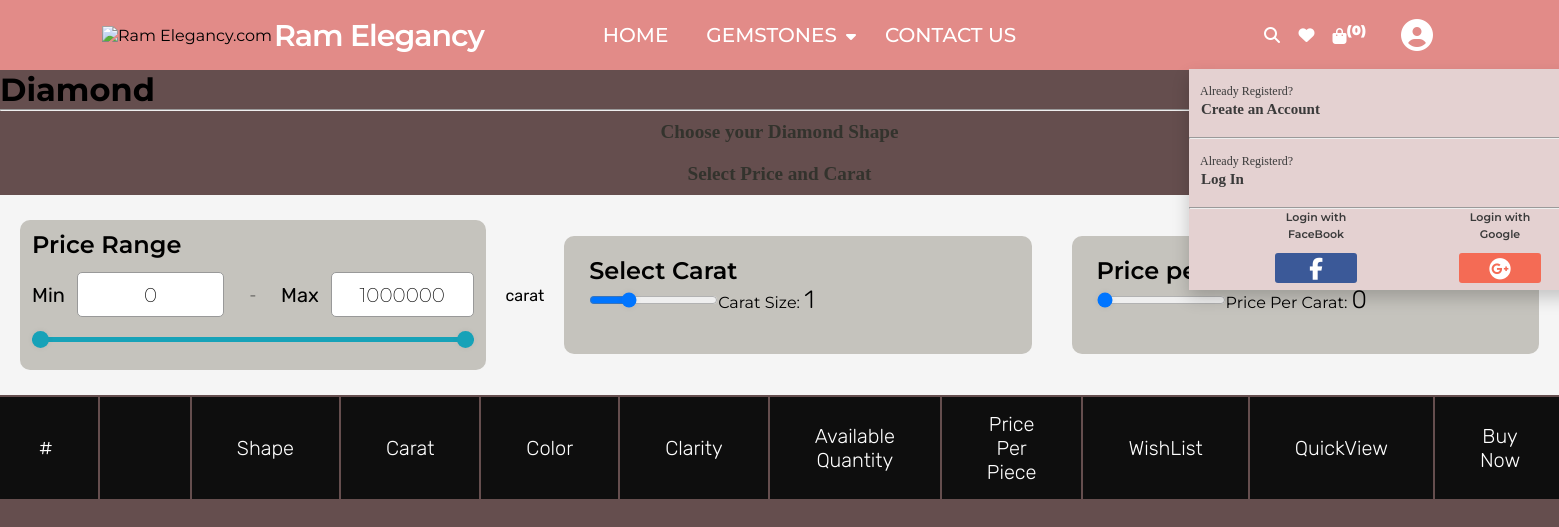
/ram_app/diamond/, run on an earlier commit of the app's database.
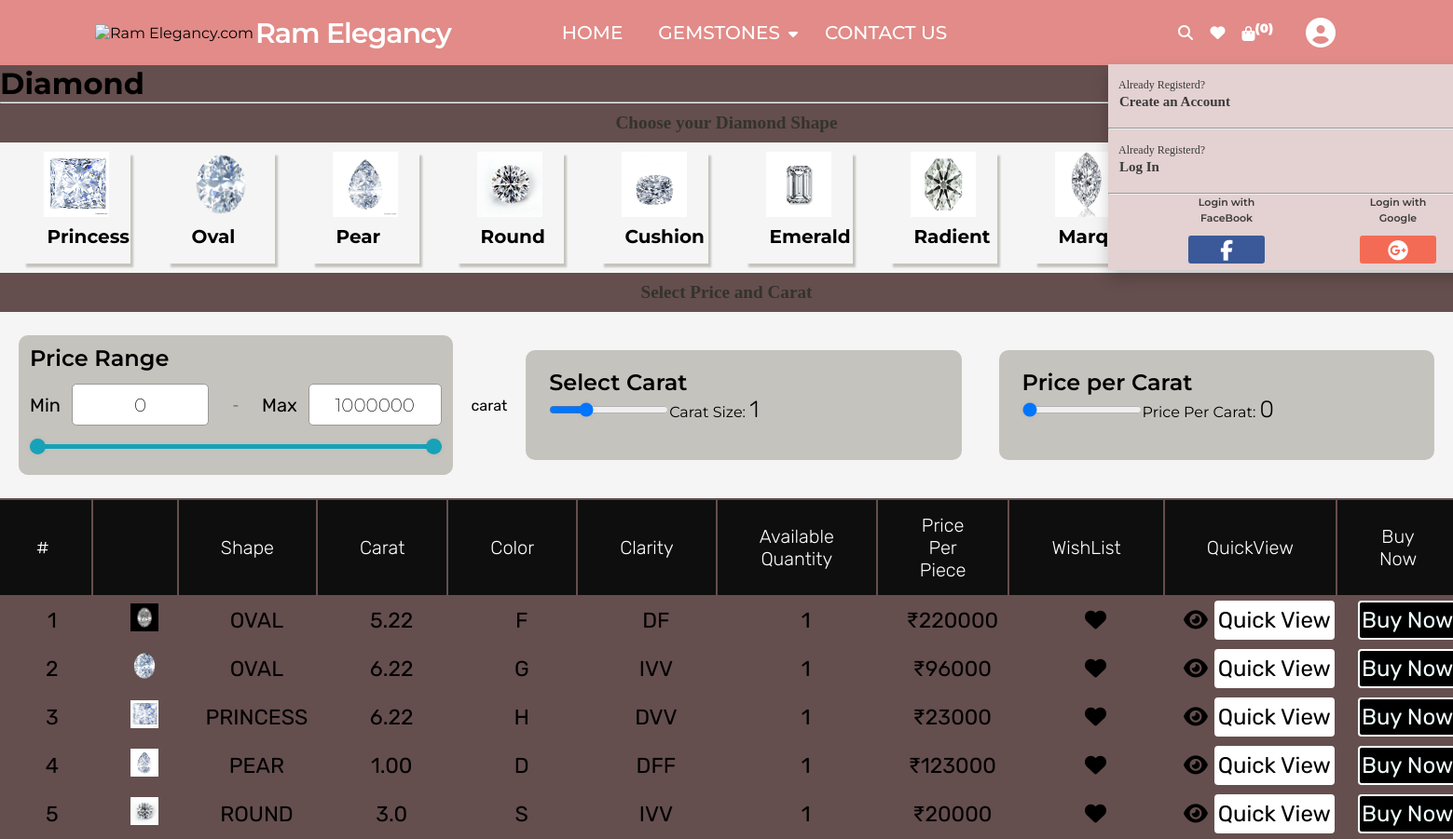
And on a later commit of the database.
### ram_app/models.py (models this page shows, shortened)
class P_diamond_shape(models.Model):
    ds_name=models.CharField(max_length=30)
    image=models.ImageField(upload_to="diamond_images",default="")
    category_id=models.IntegerField(default=0)

class P_diamond_list(models.Model):
    d_id=models.AutoField
    category_id=models.IntegerField(default=0)
    diamond_name=models.CharField(max_length=30)
    image=models.ImageField(upload_to="diamond_images",default="")
    d_color=models.CharField(max_length=30)
    d_clearity=models.CharField(max_length=20)
    d_shape=models.CharField(max_length=20)
    d_carat=models.CharField(max_length=20)
    price=models.IntegerField(default=0)
    d_desc=models.CharField(max_length=30)
    pub_date=models.DateField()

### ram_app/views.py (the view)
# urls.py: path('diamond/', views.diamond, name="Diamond"),
def diamond(request):
    diamondshape_list=P_diamond_shape.objects.all()
    category_id=request.GET.get('category')
    if category_id:
        diamond_list=P_diamond_list.objects.filter(category=category_id)
    else:
        diamond_list=P_diamond_list.objects.all()
    params={'diamondshape_list':diamondshape_list,'diamond_list':diamond_list}
    return render(request,'ram_app/diamond.html',params)

### ram_app/templates/ram_app/diamond.html (shortened to what this page needs)
{% extends 'ram_app/basic.html' %}
{% load static %}
{% block css %}
<link rel="stylesheet" href="{% static 'r_assets/rcss/basic.css' %}">{% endblock %}
{% block body %}
<h1>Diamond</h1>
<hr>
<h5>Choose your Diamond Shape</h5>
<div class="container">
    <div class="row">
        {% for i in diamondshape_list %}
        <div class="col">
            <div class="card" style="width: 18rem;">
                <a href="#table-con/?category={{i.category_id}}"><img src="/media/{{i.image}}" alt="..."></a>
                <div class="card-body">
                    <h4 style="font-family: 'Montserrat', sans-serif;
                    font-size:20px; padding:3px 1px;white-space: nowrap;
    margin:2px 25px;
    ">{{i.ds_name}}
                </div>
            </div>
        </div>
        {% endfor %}
    </div>
</div>
<h5>Select Price and Carat</h5>
<div class="price-box">
    <div class="price-wrapper">
        <header>
            <h2>Price Range</h2>
        </header>
        <div class="price-input">
            <div class="field">
                <span style="font-family:'Rubik', sans-serif;font-size:20px;">Min</span>
                <input type="number" class="input-min" value="0">
            </div>
            <div class="separator">-</div>
            <div class="field">
                <span style="font-family:'Rubik', sans-serif;font-size:20px;">Max</span>
                <input type="number" class="input-max" value="1000000">
            </div>
        </div>
        <div class="slider">
            <div class="progress"></div>
        </div>
    </div>
    carat
 <div class="carat-wrapper">
    <header>
        <h2>Select Carat</h2>
    </header>
    <input type="range" min="0.1" max="3.30" step="0.1" value="1" id="scale">Carat Size: <text
        style=" font-family:'Rubik', sans-serif;font-size:25px; font-weight: 100;" id="spanscale">1</text>
</div>
<div class="carat-wrapper">
    <header>
        <h2>Price per Carat</h2>
    </header>
    <input type="range" min="8000" max="60000" step="1200" value="1" id="scale2">Price Per Carat: <text
        style=" font-family:'Rubik', sans-serif;font-size:25px; font-weight: 100;" id="spanscale2">0</text>
</div>
</div>
<div class="table-container" id="table-con">
    <table class="table table-striped">
        <thead>
            <tr>
                <th>#</th>
                <th></th>
                <th>Shape</th>
                <th>Carat</th>
                <th>Color</th>
                <th>Clarity</th>
                <th>Available Quantity</th>
                <th>Price Per Piece</th>
                <th>WishList</th>
                <th>QuickView</th>
                <th>Buy Now</th>
            </tr>
        </thead>
        <tbody>
            {% for i in diamond_list %}
            <tr class="row1">
                <td>{{i.id}}</td>
                <td class="d-img"><img src="/media/{{i.image}}"></td>
                <td>{{i.d_shape}}</td>
                <td>{{i.d_carat}}</td>
                <td>{{i.d_color}}</td>
                <td>{{i.d_clearity}}</td>
                <td>1</td>
                <td>₹{{i.price}}</td>
                <td><i class="fas fa-heart fa-1x"></i></td>
                <td><a href="prodview" style="text-decoration:none; color:black;"><i class="fas fa-eye fa-1x"></i> <a
                            href="/ram_app/products/{{i.id}}"> <button id="qv{{i.id}}"
                                class="btn btn-success cart">Quick
                                View</button></a></a></td>
                <td>
                    <span id="divpr{{i.id}}" class="divpr">
                        <button id="diamond{{i.id}}" class="btn btn-success cart"
                            style="color:azure;background-color: black; cursor: pointer;">Buy Now</button></span>
                </td>
            </tr>
            {% endfor %}
        </tbody>
    </table>
</div>
{% endblock %}

### ram_app/templates/ram_app/basic.html (shortened to what this page needs)
<!DOCTYPE html>
<html lang="en" dir="ltr">
{% load static %}
<head>
    {% block css %}{% endblock %}
    <link rel="stylesheet" href="https://maxcdn.bootstrapcdn.com/font-awesome/4.7.0/css/font-awesome.min.css">
</head>
<body>
    <nav>
        <div id="logo">
            <img src='{% static "r_assets/img/gemsmadala-removebg.png" %}' alt="Ram Elegancy.com">
        </div>
        <div class="logo">
            Ram Elegancy
        </div>
        <div class="nav-items">
            <li><a href="#">HOME</a></li>
            <li class="dropdown"><a href="#">GEMSTONES</a><i class="fa fa-caret-down" style="color: #fff;"></i>
            </li>
            <li><a href="#">CONTACT US</a></li>
        </div>
        <div class="searchbar">
            <div class="icon">
                <i class="fas fa-search"></i>
            </div>
        </div>
        <a href="#">
            <i class="fas fa-heart" fa-2x" style="color: white;">
            </i>
        </a>
        <a href="checkout">
            <i class="fa fa-shopping-bag" aria-hidden="true" fa-2x" style="color: white;"><sup>(<span id="count_cart">0</span>)</sup>
            </i>
        </a>
        <div class="licon">
            <li class="a-dropdown" onclick="myFunction()">
                <a href="#">
                    <i class="fas fa-user-circle
						fa-2x" style="color: white;"> </a></i>
                <div class="a-dropdown-content" id="myDIV">
                    <div class="a-asked">
                        <p>Already Registerd?</p>
                        <a href="#" id="create">Create an Account</a>
                    </div>
                    <hr>
                    <div class="a-asked">
                        <p>Already Registerd?</p>
                        <a href="#" id="login">Log In</a>
                    </div>
                    <hr>
                    <div class="login-with-fb">
                        <div class="face">
                            <p>Login with <br>FaceBook</p>
                            <a href="#" class="facebookbtn"><span><i class="fab fa-facebook-f fa-2x"
                                        style="color:white;">
                                    </i></span></a>
                        </div>
                        <div class="g">
                            <p>Login with <br>Google</p>
                            <a href="#" class="googlebtn"><span><i class="fab fa-google-plus fa-2x"
                                        style="color:white;"></i></span></a>
                        </div>
                    </div>
                </div>
            </li>
        </div>
    </nav>
{% block body %}{% endblock %}
</body>
</html>

### ram_app/static/r_assets/rcss/basic.css (style rules this page uses)
* { margin: 0; padding: 0; outline: none; box-sizing: border-box; font-family: 'Montserrat', sans-serif; }
body { background: #654e4e; }
nav { background: #e28b88; display: flex; flex-wrap: wrap; align-items: center; justify-content: space-between; height: 70px; padding: 0 100px; }
nav .logo { color: #fff; font-size: 30px; font-weight: 600; letter-spacing: -1px; }
nav .nav-items { display: flex; flex: 1; padding: 0 0 0 100px; }
nav .nav-items li { list-style: none; padding: 0 10px; }
nav .nav-items li a { color: #fff; font-size: 20px; font-weight: 500; text-decoration: none; }
nav .searchbar { position: relative; }
nav .searchbar .icon { display: flex; position: absolute; top: 0; right: 0; width: 35px; height: 100%; background: none; border-radius: 3px; color: #fff; transition: all 0.5s 0.3s ease; }
nav .searchbar .icon i { position: absolute; top: 50%; left: 50%; transform: translate(-50%, -50%); cursor: pointer; }
nav .licon { display: flex; }
nav .licon li { list-style: none; display: flex; }
nav .licon li a { padding: 0 20px; }
#logo img { height: 43px; margin: 3px 2px; }
nav a { margin: 2px 6px; padding: 15px 3px; }
.row:after { content: ""; display: table; clear: both; }
.a-dropdown { color: #797171; border: 0px solid black; border-radius: 3px; }
.a-dropdown-content { position: absolute; background-color: #e4d1d1; width: 30%; left: 0; box-shadow: 0px 8px 16px 0px rgba(0, 0, 0, 0.2); z-index: 1; margin-top: 52px; margin-left: 1189px; }
.a-asked { height: 50px; margin: 9px 5px; padding: 6px; }
.a-asked #create { font-size: 15px; font-family: Cambria, Cochin, Georgia, Times, 'Times New Roman', serif; cursor: pointer; text-decoration: none; color: #3a3a3a; font-weight: 700; text-align: justify; margin-left: -19px; margin-top: 8px; }
.a-asked #login { font-size: 15px; font-family: Cambria, Cochin, Georgia, Times, 'Times New Roman', serif; cursor: pointer; text-decoration: none; color: #3a3a3a; font-weight: 700; text-align: justify; margin-left: -19px; margin-top: 10px; }
.a-dropdown-content .a-asked p { color: #3a3a3a; text-decoration: none; font-size: 12px; font-family: Cambria, Cochin, Georgia, Times, 'Times New Roman', serif; }
.login-with-fb { display: flex; margin-left: 50px; }
.login-with-fb .face { display: block; font-size: 11px; line-height: 17px; margin-left: 30px; padding: 0; font-weight: 600; color: #3a3a3a; text-transform: none; text-align: center; }
.login-with-fb .g { display: block; font-size: 11px; line-height: 17px; margin-left: 90px; padding: 0; font-weight: 600; color: #3a3a3a; text-transform: none; text-align: center; }
.face a.facebookbtn { display: inline-block; background: #3b5998; width: 82px; padding: 5px 10px 5px; overflow: hidden; margin-top: 10px; border-radius: 3px; height: 30px; }
.g a.googlebtn { display: inline-block; background: #f46b55; width: 82px; padding: 5px 10px 5px; overflow: hidden; margin-top: 10px; border-radius: 3px; height: 30px; }
.btn { margin: 17px; padding: 6px 20px; border: 2px solid white; border-radius: 4px; background-color: white; color: black; font-family: 'Rubik', sans-serif; font-size: 1.5rem; transition: all 0.2s ease-out 0s; }

What changed in the data, as far as the page shows it:
added P_diamond_shape: image (picture), ds_name "Princess"
added P_diamond_shape: image (picture), ds_name "Oval"
added P_diamond_shape: image (picture), ds_name "Pear"
added P_diamond_shape: image (picture), ds_name "Round"
added P_diamond_shape: image (picture), ds_name "Cushion"
added P_diamond_shape: image (picture), ds_name "Emerald"
added P_diamond_shape: image (picture), ds_name "Radient"
added P_diamond_shape: image (picture), ds_name "Marquise"
added P_diamond_list: id "1", image (picture), d_shape "OVAL", d_carat "5.22", d_color "F", d_clearity "DF", price "220000"
added P_diamond_list: id "2", image (picture), d_shape "OVAL", d_carat "6.22", d_color "G", d_clearity "IVV", price "96000"
added P_diamond_list: id "3", image (picture), d_shape "PRINCESS", d_carat "6.22", d_color "H", d_clearity "DVV", price "23000"
added P_diamond_list: id "4", image (picture), d_shape "PEAR", d_carat "1.00", d_color "D", d_clearity "DFF", price "123000"
added P_diamond_list: id "5", image (picture), d_shape "ROUND", d_carat "3.0", d_color "S", d_clearity "IVV", price "20000"
